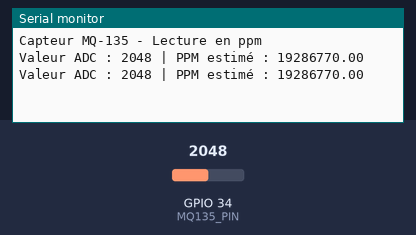
Bench run of a sketch on a simulated ESP32. On the bench: the last lines printed to the serial monitor. The inputs (shaded band) are chosen by the test bench; at power-on: GPIO 34 (MQ135_PIN) = 2048.

Above: at 2.2 s.
2.3 s: GPIO 34 (MQ135_PIN) set to 3554
At 3.6 s:
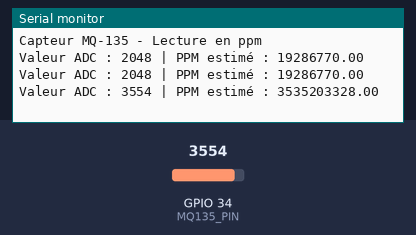
3.8 s: GPIO 34 (MQ135_PIN) set to 3633
At 4.8 s:
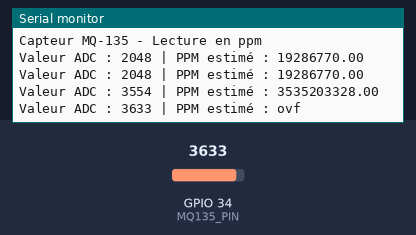

Measured:
- the behaviour switches between 3586 and 3587 on GPIO 34 (MQ135_PIN) (found by bisection; images 1 and 2)
- after the input at 2.3 s, the serial monitor: prints a new line after 0.70 s (image 1)
- after the input at 3.8 s, the serial monitor: prints a new line after 0.20 s (image 2)

The sketch:

sketch_may16a.ino
```cpp
#define MQ135_PIN 34  // Broche analogique de l'ESP32
float R0 = 76.63;     // Valeur à calibrer selon ton capteur et l'air propre

void setup() {
  Serial.begin(115200);
  delay(1000);
  Serial.println("Capteur MQ-135 - Lecture en ppm");
}

void loop() {
  int adcValue = analogRead(MQ135_PIN);
  float voltage = adcValue * (3.3 / 4095.0);  // Tension en volts
  float RS = (3.3 - voltage) / voltage;       // Résistance RS du capteur

  float ratio = RS / R0;

  // Approximation pour CO2 en ppm (valeur indicative, non certifiée)
  float ppm = 116.6020682 * pow(ratio, -2.769034857);

  Serial.print("Valeur ADC : ");
  Serial.print(adcValue);
  Serial.print(" | PPM estimé : ");
  Serial.println(ppm, 2);

  delay(1000);
}
```
